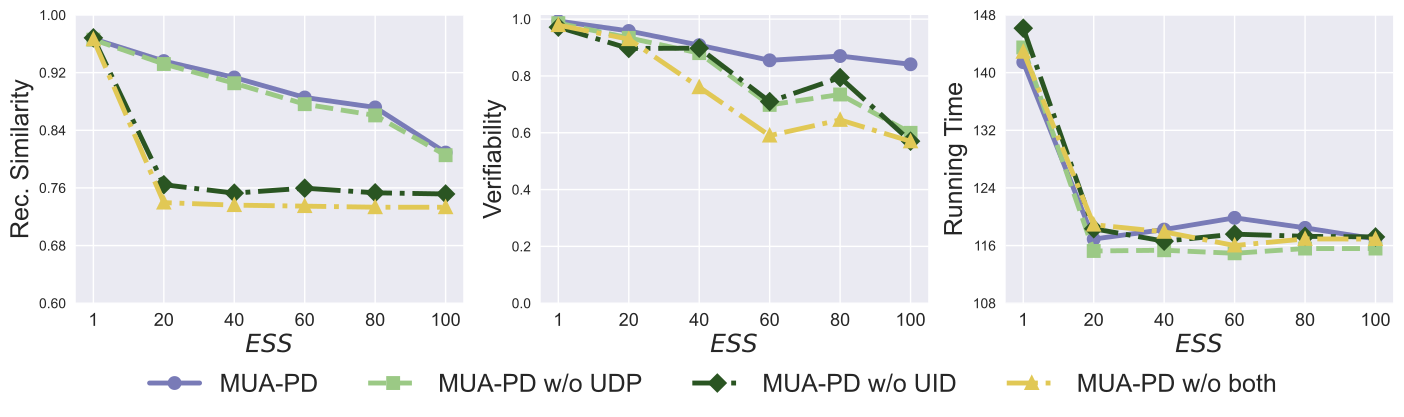

Recreate this plot in Python.
import numpy as np
import  matplotlib.pyplot as plt
#


plt.style.use('seaborn')

fig, ax = plt.subplots(1, 3, figsize=(17, 4)) #sharex='col',
fig.subplots_adjust(bottom=0.16)

# for i in range(2):
#     for j in range(3):
#         ax[i,j].text(0.5,0.5,str((i,j)), fontsize=18, ha='center')




#picture 1





x=[1, 2, 3, 4, 5, 6]
# validation_for_plt =[97,95.8600, 94.9400, 93.5400, 93.2400]
# attack_for_plt=[0, 0.3524, 0, 0.1762, 0.1762]
# basic_for_plt=[99.8, 99.8, 99.8, 99.8, 99.8]

labels = ['1', '20', '40', '60', '80', '100' ]
# unl_org = [97.77, 97.55, 97.35, 97.29, 97.21, 97.21]

UEV = [0.96693, 0.93609, 0.913304, 0.88554, 0.8717471, 0.809093]
UEV_no_mask = [0.96581, 0.93200, 0.90528, 0.8762532, 0.86064, 0.80541]
# unl_hess_r = [96.6, 96.66, 96.04, 95.94, 95.85, 97.21]
UEV_no_division = [0.968303, 0.76445, 0.752777, 0.75964, 0.75321, 0.75159]

UEV_no_both = [0.96632, 0.739603, 0.736120, 0.73471, 0.73322, 0.73321]



l_w=3.5
m_s=8
marker_s = 2
markevery=1
#plt.figure(figsize=(8, 5.3))
#plt.plot(x, unl_fr, color='blue', marker='^', label='Retrain',linewidth=l_w, markersize=m_s)
ax[0].plot(x, UEV, linestyle='-', color='#797BB7', marker='o', fillstyle='full', markevery=markevery,
         label='Includes', linewidth=l_w, markersize=m_s, markeredgewidth=marker_s)

#plt.plot(x, unl_ss_w, color='g',  marker='*',  label='PriMU$_{w}$',linewidth=l_w, markersize=m_s)
ax[0].plot(x, UEV_no_mask, linestyle='--', color='#9BC985',  marker='s', fillstyle='full', markevery=markevery,
         label='Not Includes',linewidth=l_w, markersize=m_s, markeredgewidth=marker_s)


# plt.plot(x, unl_mib_bck, linestyle=':', color='r',  marker='^', fillstyle='none', markevery=markevery,
#          label='MIB (bac.)', linewidth=l_w,  markersize=m_s, markeredgewidth=marker_s)


ax[0].plot(x, UEV_no_division, linestyle='-.', color='#2A5522',  marker='D', fillstyle='full', markevery=markevery,
         label='MIB (Normal Not In.)',linewidth=l_w, markersize=m_s, markeredgewidth=marker_s)


ax[0].plot(x, UEV_no_both, linestyle='-.', color='#E1C855',  marker='^', fillstyle='full', markevery=markevery,
         label='MIB (Normal Not In.)',linewidth=l_w, markersize=m_s, markeredgewidth=marker_s)



#plt.plot(x, unl_vibu, color='silver',  marker='d',  label='VIBU',linewidth=4,  markersize=10)

# plt.plot(x, y_sa03, color='r',  marker='2',  label='AAAI21 A_acc, pr=0.3',linewidth=3, markersize=8)
# plt.plot(x, y_sa05, color='darkblue',  marker='4',  label='AAAI21 A_acc, pr=0.5',linewidth=3, markersize=8)
# plt.plot(x, y_ma03, color='darkviolet',  marker='3',  label='FedMC A_acc, pr=0.3',linewidth=3, markersize=8)
# plt.plot(x, y_ma05, color='cyan',  marker='p',  label='FedMC A_acc, pr=0.5',linewidth=3, markersize=8)


# plt.grid()
leg = plt.legend(fancybox=True, shadow=True)
# plt.xlabel('Malicious Client Ratio (%)' ,fontsize=16)
ax[0].set_ylabel('Rec. Similarity', fontsize=18)
my_y_ticks = np.arange(0.6, 1.01, 0.08)
ax[0].set_yticks(my_y_ticks )
ax[0].set_xlabel('$\it{ESS}$' ,fontsize=18)

ax[0].set_xticklabels(labels ,fontsize=13)
ax[0].set_xticks(x)
# plt.title('CIFAR10 IID')









#picture 2

x=[1, 2, 3, 4, 5, 6]
# validation_for_plt =[97,95.8600, 94.9400, 93.5400, 93.2400]
# attack_for_plt=[0, 0.3524, 0, 0.1762, 0.1762]
# basic_for_plt=[99.8, 99.8, 99.8, 99.8, 99.8]

labels = ['1', '20', '40', '60', '80', '100' ]
# unl_org = [97.77, 97.55, 97.35, 97.29, 97.21, 97.21]

UEV = [0.9933, 0.9583, 0.9083, 0.8550, 0.8700, 0.8410]
UEV_no_mask = [0.9857, 0.9340, 0.8803, 0.6980, 0.7347, 0.5997]
# unl_hess_r = [96.6, 96.66, 96.04, 95.94, 95.85, 97.21]
UEV_no_division = [0.9717, 0.8967, 0.8977, 0.7097, 0.7943, 0.5703]

UEV_no_both = [0.9790, 0.9293, 0.7603,0.5900, 0.6453, 0.5697]



#plt.figure(figsize=(8, 5.3))
#plt.plot(x, unl_fr, color='blue', marker='^', label='Retrain',linewidth=l_w, markersize=m_s)
ax[1].plot(x, UEV, linestyle='-', color='#797BB7', marker='o', fillstyle='full', markevery=markevery,
         label='Includes', linewidth=l_w, markersize=m_s, markeredgewidth=marker_s)

#plt.plot(x, unl_ss_w, color='g',  marker='*',  label='PriMU$_{w}$',linewidth=l_w, markersize=m_s)
ax[1].plot(x, UEV_no_mask, linestyle='--', color='#9BC985',  marker='s', fillstyle='full', markevery=markevery,
         label='Not Includes',linewidth=l_w, markersize=m_s, markeredgewidth=marker_s)


# plt.plot(x, unl_mib_bck, linestyle=':', color='r',  marker='^', fillstyle='none', markevery=markevery,
#          label='MIB (bac.)', linewidth=l_w,  markersize=m_s, markeredgewidth=marker_s)


ax[1].plot(x, UEV_no_division, linestyle='-.', color='#2A5522',  marker='D', fillstyle='full', markevery=markevery,
         label='MIB (Normal Not In.)',linewidth=l_w, markersize=m_s, markeredgewidth=marker_s)


ax[1].plot(x, UEV_no_both, linestyle='-.', color='#E1C855',  marker='^', fillstyle='full', markevery=markevery,
         label='MIB (Normal Not In.)',linewidth=l_w, markersize=m_s, markeredgewidth=marker_s)




#plt.plot(x, unl_vibu, color='silver',  marker='d',  label='VIBU',linewidth=4,  markersize=10)

# plt.plot(x, y_sa03, color='r',  marker='2',  label='AAAI21 A_acc, pr=0.3',linewidth=3, markersize=8)
# plt.plot(x, y_sa05, color='darkblue',  marker='4',  label='AAAI21 A_acc, pr=0.5',linewidth=3, markersize=8)
# plt.plot(x, y_ma03, color='darkviolet',  marker='3',  label='FedMC A_acc, pr=0.3',linewidth=3, markersize=8)
# plt.plot(x, y_ma05, color='cyan',  marker='p',  label='FedMC A_acc, pr=0.5',linewidth=3, markersize=8)


# plt.grid()
leg = plt.legend(fancybox=True, shadow=True)
# plt.xlabel('Malicious Client Ratio (%)' ,fontsize=16)
ax[1].set_ylabel('Verifiability', fontsize=18)
my_y_ticks = np.arange(0, 1.1, 0.2)
ax[1].set_yticks(my_y_ticks )
ax[1].set_xlabel('$\it{ESS}$' ,fontsize=18)

ax[1].set_xticklabels(labels ,fontsize=13)
ax[1].set_xticks(x)
# plt.title('CIFAR10 IID')


# figure 3


x=[1, 2, 3, 4, 5, 6]
# validation_for_plt =[97,95.8600, 94.9400, 93.5400, 93.2400]
# attack_for_plt=[0, 0.3524, 0, 0.1762, 0.1762]
# basic_for_plt=[99.8, 99.8, 99.8, 99.8, 99.8]

labels = ['1', '20', '40', '60', '80', '100']
# unl_org = [97.77, 97.55, 97.35, 97.29, 97.21, 97.21]

UEV = [141.4497, 116.9057  , 118.2206 , 119.850, 118.458, 116.92136]
UEV_no_mask = [143.49714, 115.250388, 115.3491835, 114.92731, 115.585058, 115.58505]
# unl_hess_r = [96.6, 96.66, 96.04, 95.94, 95.85, 97.21]
UEV_no_division = [146.170001, 118.3346, 116.60770, 117.58471, 117.281131, 117.198461]

UEV_no_both = [142.9, 118.9, 117.9, 116.00222, 116.92408, 116.9]
# unl_ss_wo = [94.32, 94.53, 94.78, 93.38, 94.04, 97.21]


#plt.figure(figsize=(8, 5.3))
#plt.plot(x, unl_fr, color='blue', marker='^', label='Retrain',linewidth=l_w, markersize=m_s)
ax[2].plot(x, UEV, linestyle='-', color='#797BB7', marker='o', fillstyle='full', markevery=markevery,
         label='MUA-PD', linewidth=l_w, markersize=m_s, markeredgewidth=marker_s)

#plt.plot(x, unl_ss_w, color='g',  marker='*',  label='PriMU$_{w}$',linewidth=l_w, markersize=m_s)
ax[2].plot(x, UEV_no_mask, linestyle='--', color='#9BC985',  marker='s', fillstyle='full', markevery=markevery,
         label='MUA-PD w/o UDP',linewidth=l_w, markersize=m_s, markeredgewidth=marker_s)


# plt.plot(x, unl_mib_bck, linestyle=':', color='r',  marker='^', fillstyle='none', markevery=markevery,
#          label='MIB (bac.)', linewidth=l_w,  markersize=m_s, markeredgewidth=marker_s)


ax[2].plot(x, UEV_no_division, linestyle='-.', color='#2A5522',  marker='D', fillstyle='full', markevery=markevery,
         label='MUA-PD w/o UID',linewidth=l_w, markersize=m_s, markeredgewidth=marker_s)


ax[2].plot(x, UEV_no_both, linestyle='-.', color='#E1C855',  marker='^', fillstyle='full', markevery=markevery,
         label='MUA-PD w/o both',linewidth=l_w, markersize=m_s, markeredgewidth=marker_s)

#F7D58B

#plt.plot(x, unl_vibu, color='silver',  marker='d',  label='VIBU',linewidth=4,  markersize=10)

# plt.plot(x, y_sa03, color='r',  marker='2',  label='AAAI21 A_acc, pr=0.3',linewidth=3, markersize=8)
# plt.plot(x, y_sa05, color='darkblue',  marker='4',  label='AAAI21 A_acc, pr=0.5',linewidth=3, markersize=8)
# plt.plot(x, y_ma03, color='darkviolet',  marker='3',  label='FedMC A_acc, pr=0.3',linewidth=3, markersize=8)
# plt.plot(x, y_ma05, color='cyan',  marker='p',  label='FedMC A_acc, pr=0.5',linewidth=3, markersize=8)


# plt.grid()
# leg = plt.legend(fancybox=True, shadow=True)
# plt.xlabel('Malicious Client Ratio (%)' ,fontsize=16)
ax[2].set_ylabel('Running Time', fontsize=18)
my_y_ticks = np.arange(108, 152, 8)
ax[2].set_yticks(my_y_ticks )
ax[2].set_xlabel('$\it{ESS}$' ,fontsize=18)

ax[2].set_xticklabels(labels ,fontsize=13)
ax[2].set_xticks(x)
# plt.title('CIFAR10 IID')





# Set the background of the axes, which is the area of the plot, to grey
# plt.gca().set_facecolor('grey')

# Set the grid with white color and a specific linestyle and linewidth
# plt.grid(color='white', linestyle='-', linewidth=0.5)


# plt.grid(axis='y')
# ax[2].set_title('On CelebA', fontsize=20)



handles, labels = ax[2].get_legend_handles_labels()
# Create a "dummy" handle for the legend title
# title_handle = plt.Line2D([], [], color='none', label='Method')
#
# # Insert the title handle at the beginning of the handles list
# handles = [title_handle] + handles
# handles.insert(1, title_handle)
# labels = ['Methods and Scenarios:'] + labels
# labels.insert(1, '')

fig.legend(handles, labels,  loc='lower center', ncol=4, bbox_to_anchor=(0.5, -0.13),fontsize=18)

#facecolor='#EAEAF2', frameon=True,
# plt.legend( title = 'Methods and Datasets',frameon=True, facecolor='white', loc='best',
#            ncol=2, mode="expand", framealpha=0.5, borderaxespad=0., fontsize=20, title_fontsize=20)

# fig.tight_layout()
plt.rcParams['figure.figsize'] = (2.0, 1)
plt.rcParams['image.interpolation'] = 'nearest'
plt.rcParams['figure.subplot.left'] = 0.11
plt.rcParams['figure.subplot.bottom'] = 0.08
plt.rcParams['figure.subplot.right'] = 0.977
plt.rcParams['figure.subplot.top'] = 0.969
plt.savefig('ablation_exp.pdf', dpi=200,bbox_inches='tight')

plt.show()
